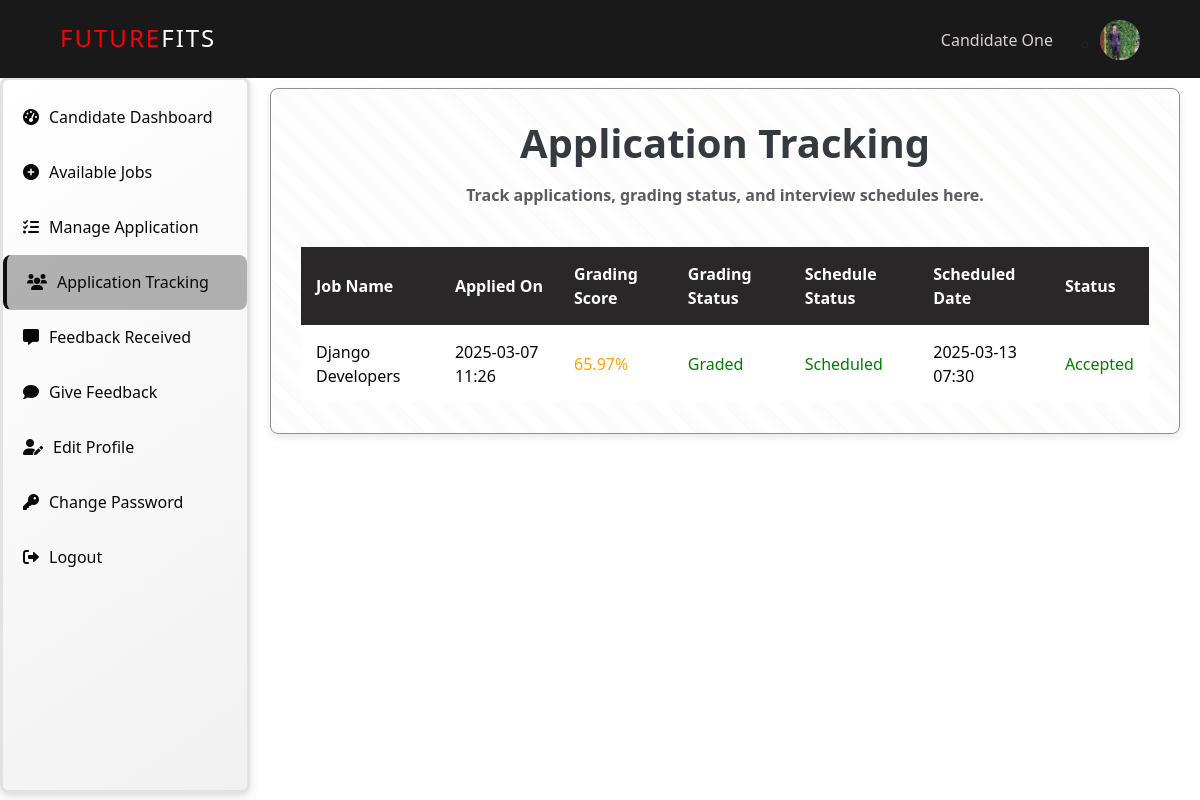
The app's page /application-tracking/ (signed in), older data.
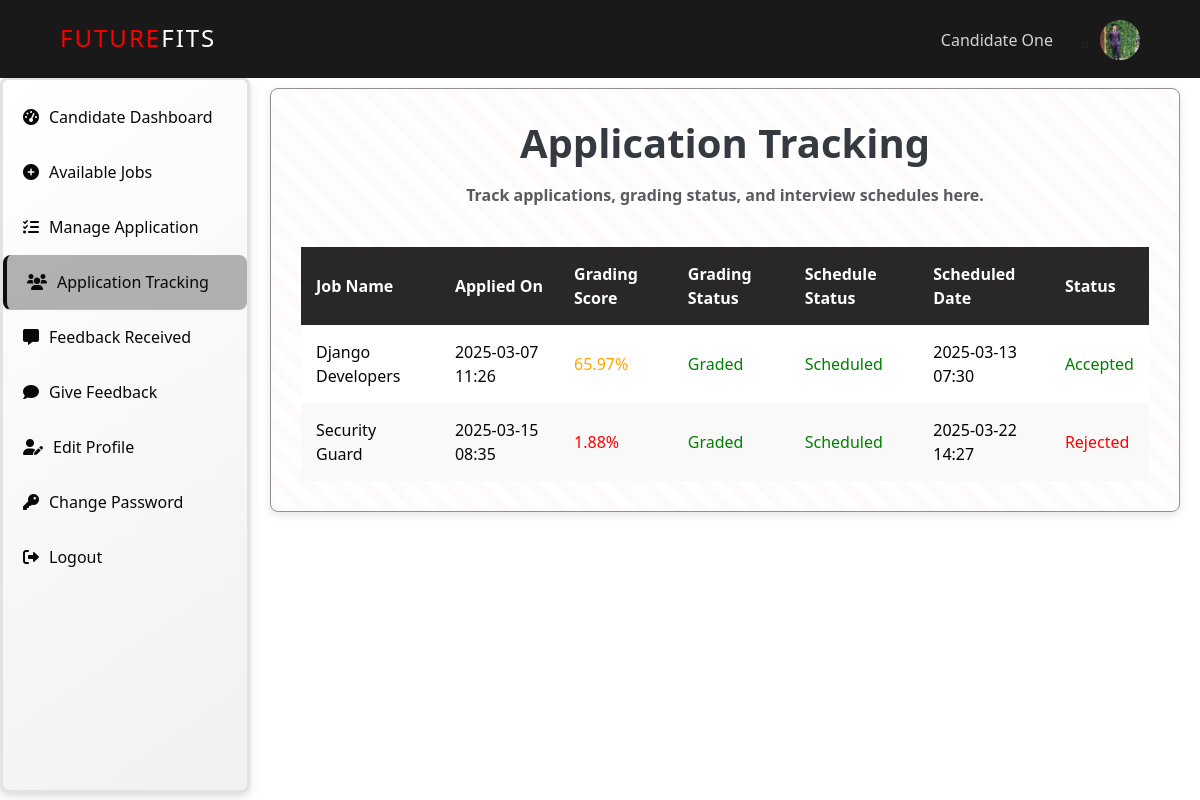
The same page, newer data.
### JRS/models.py (models this page shows, shortened)
class JobApplication(models.Model):
    candidate = models.ForeignKey('Candidate', on_delete=models.CASCADE)
    job = models.ForeignKey('Job', on_delete=models.CASCADE, related_name='applications')
    cover_letter = models.TextField()
    resume = models.FileField(upload_to='resumes/')
    cover_letter_file = models.FileField(upload_to='cover_letters/', blank=True, null=True)
    applied_at = models.DateTimeField(auto_now_add=True)
    is_graded = models.BooleanField(default=False)  # New field to track CV grading
    status = models.CharField(max_length=20, choices=[('Accepted', 'Accepted'), ('Rejected', 'Rejected'), ('Pending', 'Pending')], default='Pending')  # New field for status
    interview = models.OneToOneField('InterviewSchedule', on_delete=models.CASCADE, null=True, blank=True)  # link to InterviewSchedule
    class Meta:
        unique_together = ('candidate', 'job')

class Job(models.Model):
    JOB_TYPES = (
        ('Full-time', 'Full-time'),
        ('Part-time', 'Part-time'),
        ('Internship', 'Internship'),
        ('Contract', 'Contract'),
        ('Freelance', 'Freelance'),
    )
    title = models.CharField(max_length=255)
    description = models.TextField()
    company = models.CharField(max_length=255)
    location = models.CharField(max_length=255)
    job_type = models.CharField(max_length=50, choices=JOB_TYPES)
    salary = models.CharField(max_length=255)
    experience = models.CharField(max_length=255)
    skills = models.CharField(max_length=255, default='')  # Default to an empty string
    education = models.CharField(max_length=255)
    deadline = models.DateField()
    posted_by = models.ForeignKey('HR', on_delete=models.CASCADE)
    created_at = models.DateTimeField(auto_now_add=True)
    updated_at = models.DateTimeField(auto_now=True)

class InterviewSchedule(models.Model):
    candidate = models.ForeignKey('Candidate', on_delete=models.CASCADE)
    job = models.ForeignKey('Job', on_delete=models.CASCADE)
    scheduled_date = models.DateTimeField()
    status = models.CharField(max_length=20, choices=[('Scheduled', 'Scheduled'), ('Completed', 'Completed')], default='Scheduled')

### JRS/decorators.py (the view)
    def wrapper(request, *args, **kwargs):
        print(f"User: {request.user}, Authenticated: {request.user.is_authenticated}, Groups: {request.user.groups.all()}")
        if not request.user.is_authenticated or not request.user.groups.filter(name='Candidate').exists():
            return HttpResponseForbidden("Access Denied: Candidates only")
        return view_func(request, *args, **kwargs)

### JRS/context_processors.py (called while the page is built)
def hr_profile(request):
    hr = None
    if request.user.is_authenticated:
        try:
            hr = HR.objects.get(user=request.user)
        except HR.DoesNotExist:
            pass
    return {'hr': hr}

def candidate_profile(request):
    candidate = None
    if request.user.is_authenticated:
        try:
            candidate = Candidate.objects.get(user=request.user)
        except Candidate.DoesNotExist:
            pass
    return {'candidate': candidate}

### JRS/templates/JRS/applications_tracking.html (shortened to what this page needs)
{% extends "JRS/base3.html" %}
{% load static %}
{% block inlinecss %}
<link href="{% static 'JRS/css/base3.css' %}" rel="stylesheet">
<link href="{% static 'JRS/css/view_job.css' %}" rel="stylesheet">
{% endblock inlinecss %}
{% block main %}
<div class="job-container">
    <h1 class="text-center fw-bold mb-3" style="color: #343a40;">Application Tracking</h1>
    <b><p class="text-center text-muted" style="margin-bottom: 40px;">Track applications, grading status, and interview schedules here.</p></b>
    {% if applications %}
    <div class="table-container">
        <table>
            <thead>
                <tr>
                    <th>Job Name</th>
                    <th>Applied On</th>
                    <th>Grading Score</th>
                    <th>Grading Status</th>
                    <th>Schedule Status</th>
                    <th>Scheduled Date</th>
                    <th>Status</th>
                </tr>
            </thead>
            <tbody>
                {% for application in applications %}
                <tr>
                    <td>{{ application.job.title }}</td>
                    <td>{{ application.applied_at|date:"Y-m-d H:i" }}</td>
                    <td>
                        {% if application.grading_score != 'N/A' %}
                            <span style="color:
                                {% if application.grading_score > 80 %}green
                                {% elif application.grading_score >= 60 %}orange
                                {% else %}red
                                {% endif %};">
                                {{ application.grading_score }}%
                            </span>
                        {% else %}
                            N/A
                        {% endif %}
                    </td>
                    <td>
                        <span style="color:
                            {% if application.grading_status == 'Graded' %}green
                            {% else %}red
                            {% endif %};">
                            {{ application.grading_status }}
                        </span>
                    </td>
                    <td>
                        <span style="color:
                            {% if application.interview_status == 'Scheduled' %}green
                            {% elif application.interview_status == 'Completed' %}red
                            {% else %}red
                            {% endif %};">
                            {{ application.interview_status }}
                        </span>
                    </td>
                    <td>
                        {% if application.scheduled_date != 'N/A' %}
                            <span style="color:
                                {% if application.scheduled_date %}black
                                {% else %}red
                                {% endif %};">
                                {{ application.scheduled_date|date:"Y-m-d H:i" }}
                            </span>
                        {% else %}
                            N/A
                        {% endif %}
                    </td>
                    <td>
                        <span style="color:
                            {% if application.status == 'Accepted' %}green
                            {% elif application.status == 'Rejected' %}red
                            {% else %}orange
                            {% endif %};">
                            {{ application.status }}
                        </span>
                    </td>
                </tr>
                {% endfor %}
            </tbody>
        </table>
    </div>
    {% else %}
        <p class="text-center text-muted">No applications available at the moment.</p>
    {% endif %}
</div>
{% endblock main %}

Row changes from the older to the newer data that the page shows:
added JobApplication: job "Security Guard", applied_at "2025-03-15 08:35", grading_score "1.88", grading_status "Graded", interview_status "Scheduled", scheduled_date "2025-03-22 14:27", status "Rejected"
